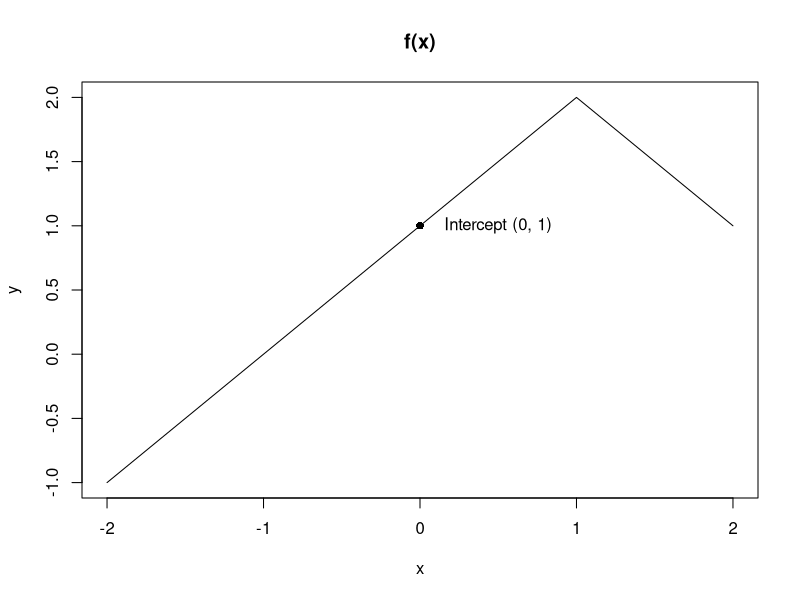
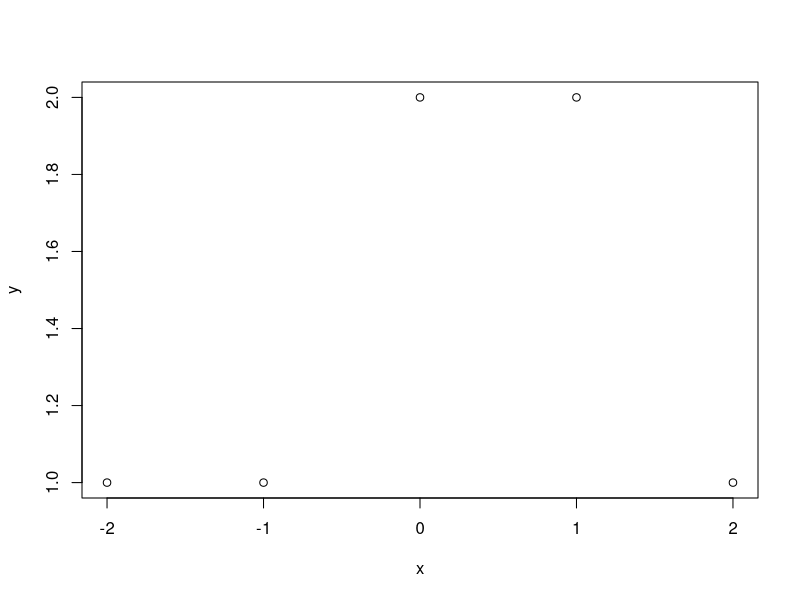

The R source for these figures, in order:
## ---- chunk 1
x <- -2:2
y <- 1 + x + (-2*(x-1)^2 * I(x >= 1))
plot(x, y, type = 'l', main = "f(x)")
points(0,1, pch = 16)
text(0.5,1,labels = 'Intercept (0, 1)')
## ---- chunk 2
x <- -2:2
y <- c(1,1,2,2,1)
plot(x, y)
